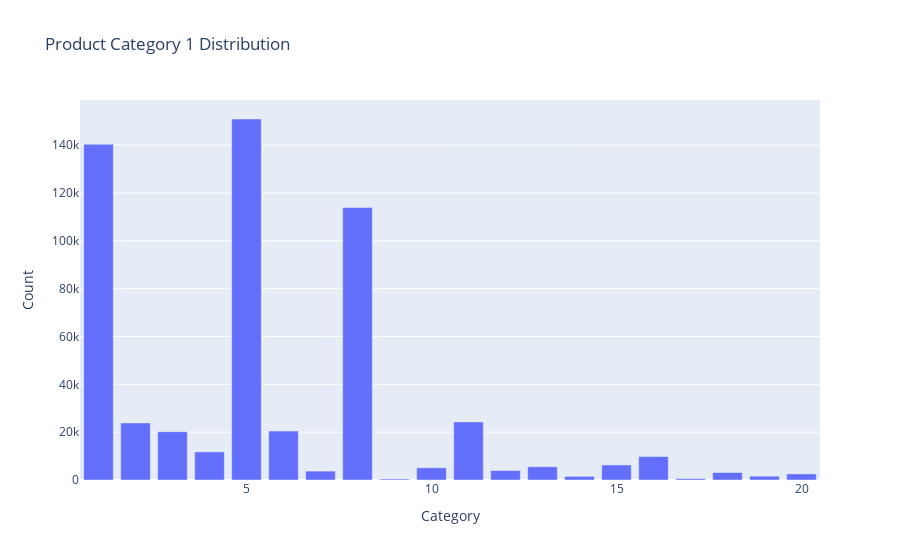

Notebook source saved alongside this figure:
### Markdown cell above
# Observation:
People who are unmarried are most likely to buy products during the sale. Although there is not a huge difference

### Code cell
product_category_1_distribution = data['Product_Category_1'].value_counts()
fig = px.bar(x=product_category_1_distribution.index, y=product_category_1_distribution.values, title='Product Category 1 Distribution')
fig.update_layout(xaxis_title='Category', yaxis_title='Count')
fig.show()

### Figure 1 — Plotly figure (JSON) as saved in the notebook; plotly's stock layout.template omitted (floating-point values rounded to 4 significant figures)
{"data": [{"alignmentgroup": "True", "hovertemplate": "x=%{x}<br>y=%{y}<extra></extra>", "legendgroup": "", "marker": {"color": "#636efa", "pattern": {"shape": ""}}, "name": "", "offsetgroup": "", "orientation": "v", "showlegend": false, "textposition": "auto", "type": "bar", "x": [5, 1, 8, 11, 2, 6, 3, 4, 16, 15, 13, 10, 12, 7, 18, 20, 19, 14, 17, 9], "xaxis": "x", "y": [150933, 140378, 113925, 24287, 23864, 20466, 20213, 11753, 9828, 6290, 5549, 5125, 3947, 3721, 3125, 2550, 1603, 1523, 578, 410], "yaxis": "y"}], "layout": {"barmode": "relative", "legend": {"tracegroupgap": 0}, "title": {"text": "Product Category 1 Distribution"}, "xaxis": {"anchor": "y", "domain": [0, 1], "title": {"text": "Category"}}, "yaxis": {"anchor": "x", "domain": [0, 1], "title": {"text": "Count"}}}}
